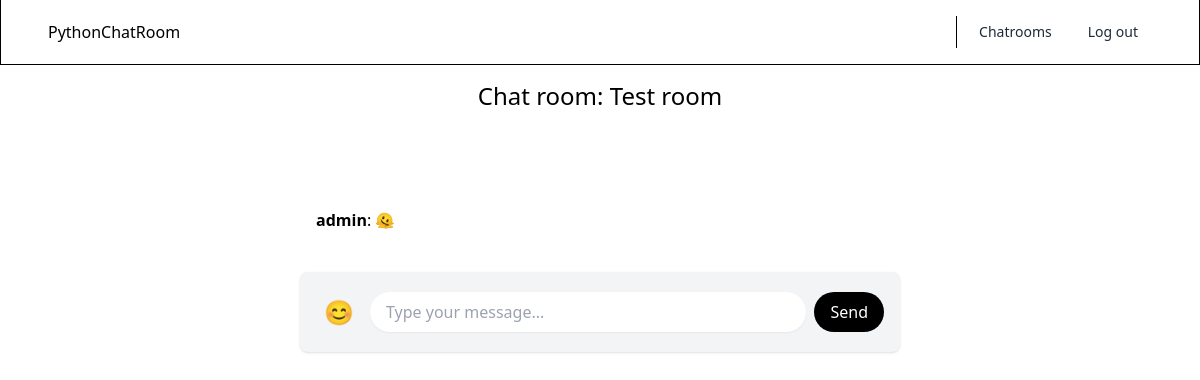
The app's page /rooms/test/ (signed in), older data.
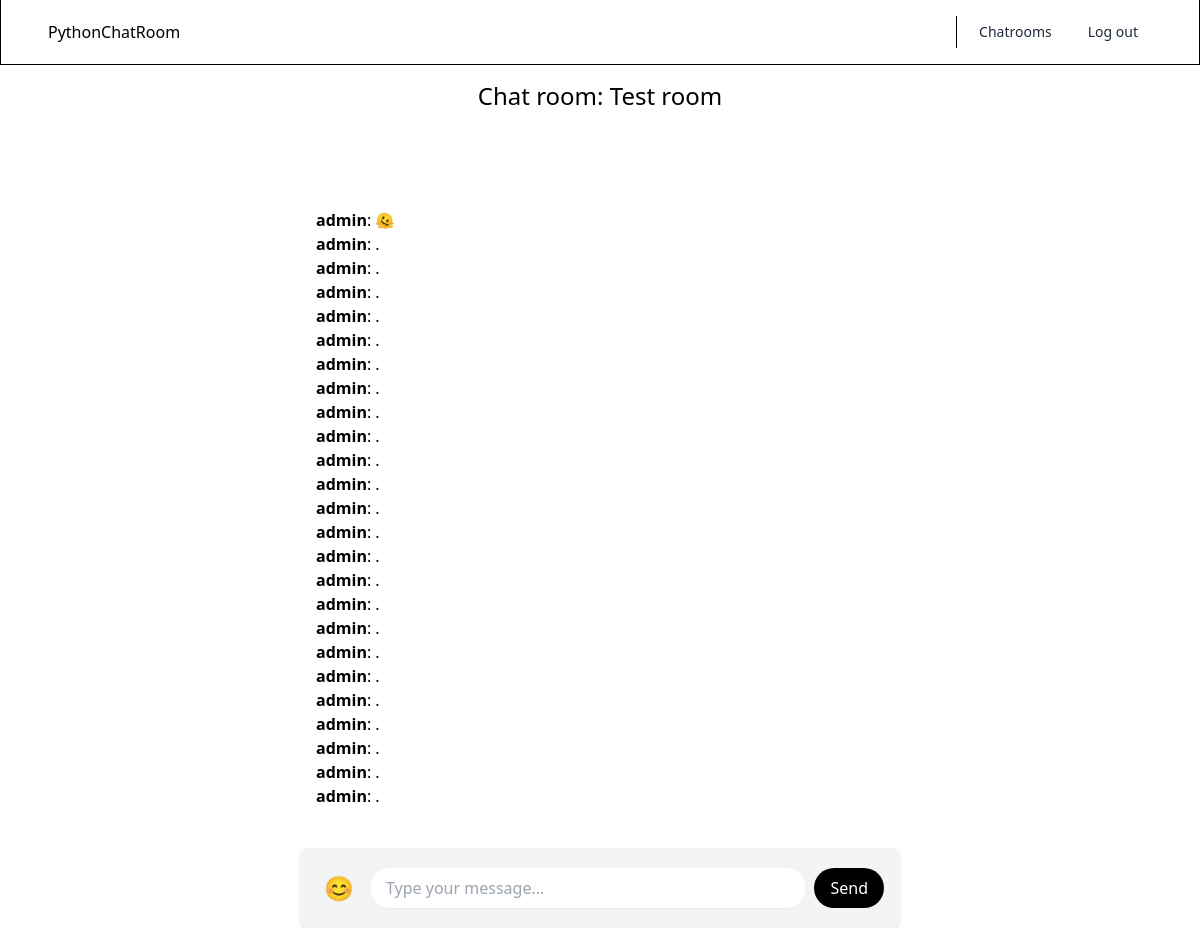
The same page, newer data.
### room/models.py (models this page shows)
class Room(models.Model):
    name = models.CharField(max_length=255)
    slug = models.SlugField(unique=True)

class Message(models.Model):
    room = models.ForeignKey(Room, related_name='messages', on_delete=models.CASCADE)
    user = models.ForeignKey(User, related_name='messages', on_delete=models.CASCADE)
    content = models.TextField()
    date_added = models.DateTimeField(auto_now_add=True)
    class Meta:
        ordering = ('date_added',)

### room/views.py (the view)
# urls.py: path('rooms/', include('room.urls')),
@login_required
def room(request, slug):
    room = Room.objects.get(slug=slug)
    messages = Message.objects.filter(room=room)[0:25]
    return render(request, 'room/room.html', {'room': room, 'messages': messages})

### room/templates/room/room.html (shortened to what this page needs)
{% extends 'core/base.html' %}
{% block content %}
<div class="p-10 lg:p-20 text-center">
    <h1 class="text-1xl lg:text-2xl">Chat room: {{ room.name }}</h1>
</div>
<div class="lg:w-2/4 mx-4 lg:mx-auto p-4 bg-white rounded-xl">
    <div class="chat-messages space-y-3" id="chat-messages">
        {% for m in messages %}<b>{{ m.user.username }}</b>: {{ m.content }}<br>{% endfor %}
    </div>
</div>
<div class="bg-gray-100 lg:w-2/4 mt-6 mx-auto p-4 rounded-lg shadow">
    <form method="post" action="." class="flex items-center relative">
        <button type="button" id="emoji-button" class="text-2xl cursor-pointer rounded-full p-2 mr-2 focus:outline-none">
            😊
        </button>
        <input id="chat-message-input" type="text" placeholder="Type your message..."
               class="flex-1 border-gray-300 focus:border-teal-500 focus:ring focus:ring-teal-500 focus:ring-opacity-50 rounded-full py-2 px-4 shadow-sm">
        <button id="chat-message-submit" type="submit"
                class="ml-2 bg-black hover:bg-teal-600 text-white font-medium py-2 px-4 rounded-full">
            Send
        </button>
    </form>
</div>
{% endblock %}

### core/templates/core/base.html (shortened to what this page needs)
<!DOCTYPE html>
<html lang="en">
<head>
    <script src="https://cdn.tailwindcss.com"></script>
</head>
<body class="bg-white">
    <nav class="fixed overflow-hidden z-20 w-full bg-white/80 border-b border-[--ui-light-border-color] border-x backdrop-blur-2xl">
        <div class="px-6 m-auto max-w-6xl 2xl:px-0">
            <div class="flex flex-wrap items-center justify-between py-2 sm:py-4">
                <div class="w-full items-center flex justify-between lg:w-auto">
                    <a href="/">
                        PythonChatRoom
                    </a>
                </div>
                <div class="w-full h-0 lg:w-fit flex-wrap justify-end items-center space-y-8 lg:space-y-0 lg:flex lg:h-fit md:flex-nowrap">
                    <div class="w-full space-y-2 gap-2 pt-6 pb-4 lg:pb-0 border-t border-[--ui-light-border-color] items-center flex flex-col lg:flex-row lg:space-y-0 lg:w-fit lg:border-l lg:border-t-0 lg:pt-0 lg:pl-2">
                        {% if request.user.is_authenticated %}
                            <a href="/rooms/" class="w-full h-9 lg:w-fit group flex items-center rounded-[--btn-border-radius] disabled:border *:select-none [&>*:not(.sr-only)]:relative *:disabled:opacity-20 *:disabled:text-gray-950 disabled:border-gray-200 disabled:bg-gray-100 text-gray-800 hover:bg-gray-100 active:bg-gray-200/75 lg:text-sm lg:h-8 px-3.5 justify-center">
                                <span>Chatrooms</span>
                            </a>
                            <form method="post" action="/logout/" class="w-full h-9 lg:w-fit group flex items-center rounded-[--btn-border-radius] disabled:border *:select-none [&>*:not(.sr-only)]:relative *:disabled:opacity-20 *:disabled:text-gray-950 disabled:border-gray-200 disabled:bg-gray-100 text-gray-800 hover:bg-gray-100 active:bg-gray-200/75 lg:text-sm lg:h-8 px-3.5 justify-center">
                                <button type="submit" class="w-full h-full">
                                    <span>Log out</span>
                                </button>
                            </form>
                        {% endif %}
                    </div>
                </div>
            </div>
        </div>
    </nav>
    {% block content %}
    {% endblock %}
</body>
</html>

Row changes from the older to the newer data that the page shows:
added Message: user.username "admin", content "."
added Message: user.username "admin", content "."
added Message: user.username "admin", content "."
added Message: user.username "admin", content "."
added Message: user.username "admin", content "."
added Message: user.username "admin", content "."
added Message: user.username "admin", content "."
added Message: user.username "admin", content "."
added Message: user.username "admin", content "."
added Message: user.username "admin", content "."
added Message: user.username "admin", content "."
added Message: user.username "admin", content "."
added Message: user.username "admin", content "."
added Message: user.username "admin", content "."
added Message: user.username "admin", content "."
added Message: user.username "admin", content "."
added Message: user.username "admin", content "."
added Message: user.username "admin", content "."
added Message: user.username "admin", content "."
added Message: user.username "admin", content "."
added Message: user.username "admin", content "."
added Message: user.username "admin", content "."
added Message: user.username "admin", content "."
added Message: user.username "admin", content "."
